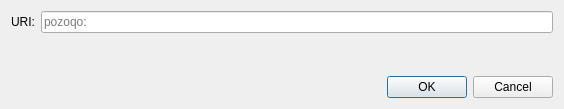
<?xml version="1.0" encoding="UTF-8"?>
<ui version="4.0">
 <class>OpenURIDialog</class>
 <widget class="QDialog" name="OpenURIDialog">
  <property name="geometry">
   <rect>
    <x>0</x>
    <y>0</y>
    <width>564</width>
    <height>109</height>
   </rect>
  </property>
  <property name="windowTitle">
   <string>Open URI</string>
  </property>
  <layout class="QVBoxLayout" name="verticalLayout">
   <item>
    <layout class="QHBoxLayout" name="horizontalLayout">
     <item>
      <widget class="QLabel" name="label">
       <property name="text">
        <string>URI:</string>
       </property>
      </widget>
     </item>
     <item>
      <widget class="QValidatedLineEdit" name="uriEdit">
       <property name="placeholderText">
        <string notr="true">pozoqo:</string>
       </property>
      </widget>
     </item>
    </layout>
   </item>
   <item>
    <spacer name="verticalSpacer">
     <property name="orientation">
      <enum>Qt::Vertical</enum>
     </property>
     <property name="sizeHint" stdset="0">
      <size>
       <width>20</width>
       <height>40</height>
      </size>
     </property>
    </spacer>
   </item>
   <item>
    <widget class="QDialogButtonBox" name="buttonBox">
     <property name="orientation">
      <enum>Qt::Horizontal</enum>
     </property>
     <property name="standardButtons">
      <set>QDialogButtonBox::Cancel|QDialogButtonBox::Ok</set>
     </property>
    </widget>
   </item>
  </layout>
 </widget>
 <customwidgets>
  <customwidget>
   <class>QValidatedLineEdit</class>
   <extends>QLineEdit</extends>
   <header>qt/qvalidatedlineedit.h</header>
  </customwidget>
 </customwidgets>
 <resources/>
 <connections>
  <connection>
   <sender>buttonBox</sender>
   <signal>accepted()</signal>
   <receiver>OpenURIDialog</receiver>
   <slot>accept()</slot>
   <hints>
    <hint type="sourcelabel">
     <x>248</x>
     <y>254</y>
    </hint>
    <hint type="destinationlabel">
     <x>157</x>
     <y>274</y>
    </hint>
   </hints>
  </connection>
  <connection>
   <sender>buttonBox</sender>
   <signal>rejected()</signal>
   <receiver>OpenURIDialog</receiver>
   <slot>reject()</slot>
   <hints>
    <hint type="sourcelabel">
     <x>316</x>
     <y>260</y>
    </hint>
    <hint type="destinationlabel">
     <x>286</x>
     <y>274</y>
    </hint>
   </hints>
  </connection>
 </connections>
</ui>
